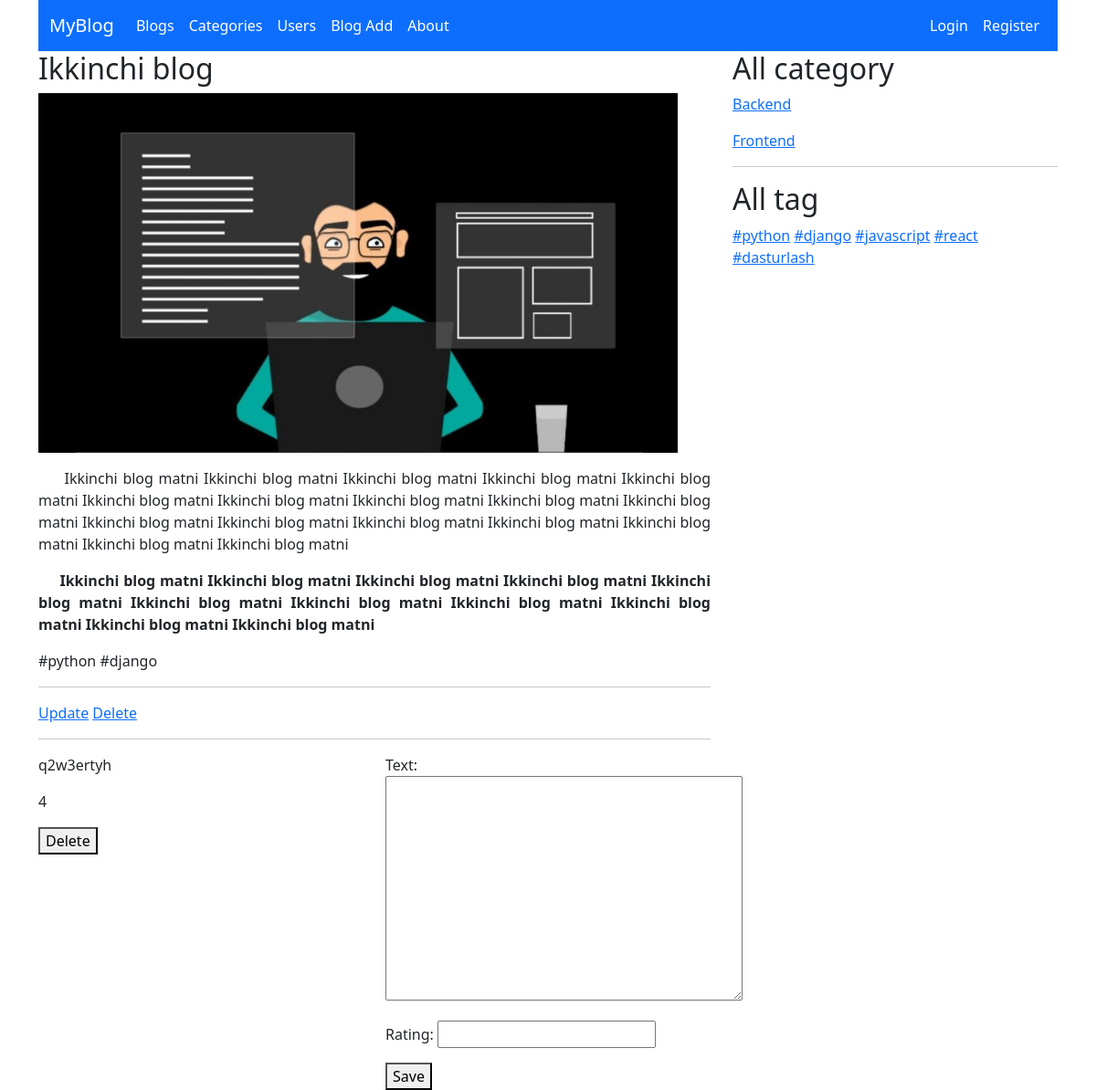
Page /blog/ikkinchi-blog on the earlier database version.
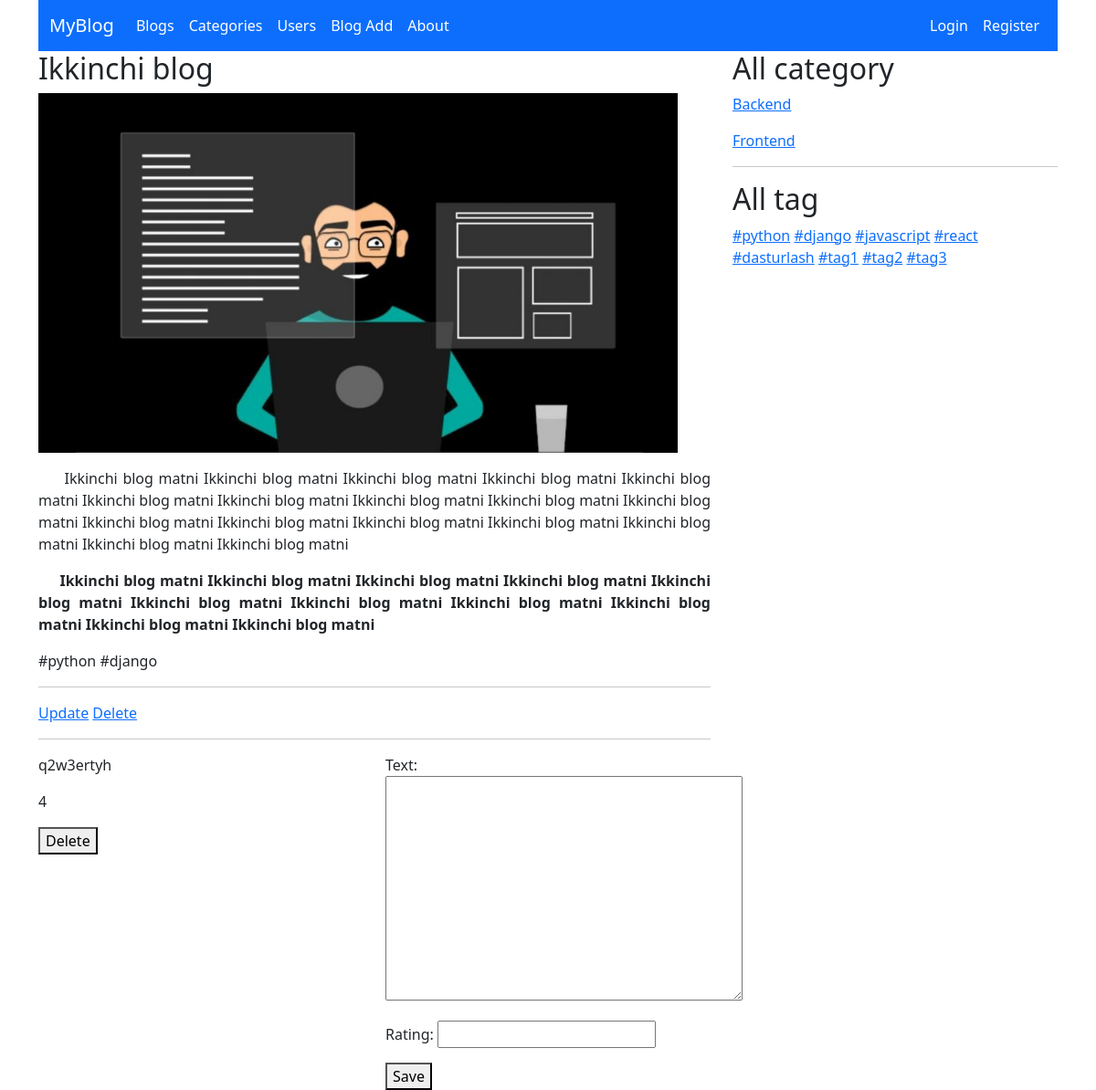
Same page on the later database version.
### blog/models/tag.py (models this page shows, shortened)
class Tag(models.Model):
    name = models.CharField(max_length=50)
    slug = models.SlugField(max_length=50, unique=True)

### blog/models/comment.py (models this page shows, shortened)
class Comment(models.Model):
    blog = models.ForeignKey(Blog, on_delete=models.CASCADE, related_name='comment')
    user = models.ForeignKey(Account, on_delete=models.CASCADE)
    text = models.TextField()
    created = models.DateTimeField(auto_now_add=True)
    rating = models.IntegerField()

### blog/models/category.py (models this page shows, shortened)
class Category(models.Model):
    name = models.CharField(max_length=50)
    slug = models.SlugField(max_length=50, unique=True)
    image = models.ImageField(upload_to='category/')
    description = models.TextField()
    user = models.ManyToManyField(Account, related_name='category', null=True, blank=True)

### blog/views.py (the view, shortened to what this page needs)
# urls.py: path('blog/<slug:slug>', BlogDetail.as_view(), name='blog_detail'),
class BlogDetail(BaseView, View):
    def get(self, request, slug):
        context = {}
        blog = Blog.objects.get(slug=slug)
        context['blog'] = blog
        context['categories'] = self.category()
        context['tags'] = self.tag()
        context['form'] = CommentForm()
        blog.views += 1
        blog.save()
        return render(request, 'blog/blog_detail.html', context)

### blog/forms.py
class CommentForm(forms.ModelForm):
    class Meta:
        model = Comment
        fields = ['text', 'rating']

### blog/views.py (called while the page is built)
    def category(self):
        category_list = Category.objects.all()
        return category_list

    def tag(self):
        tag_list = Tag.objects.all()
        return tag_list

### templates/blog/blog_detail.html (shortened to what this page needs)
{% extends 'base.html' %}
{% block content %}
    <h2>{{ blog.title }}</h2>
    <img style="width: 700px" src="{{ blog.image.url }}">
    <p>{{ blog.description|safe }}</p>
    {% for tag in blog.tags.all %}
        #{{ tag.name }}
    {% endfor %}
    <hr>
    <a href="{% url 'blog_update' blog.slug %}"> Update</a>
    <a href="{% url 'blog_delete' blog.slug %}"> Delete</a>
    <hr>
    <div class="row">
        <div class="col-lg-6">
            {% for comment in blog.comment.all %}
                <p>{{ comment.text }}</p>
                <p>{{ comment.rating }}</p>
                <form action="{% url 'comment_delete' comment.id %}" method="post">
                    <button type="submit">Delete</button>
                </form>
            {% endfor %}
        </div>
        <div class="col-lg-6">
            <form method="post">
                {{ form.as_p }}
                <button type="submit">Save</button>
            </form>
        </div>
    </div>
{% endblock %}

### templates/base.html (shortened to what this page needs)
<!DOCTYPE html>
<html lang="en">
<head>
{% load static %}
    <link href="{% static 'css/bootstrap.min.css' %}" rel="stylesheet">
</head>
<body>
<div class="container">
    {% include 'header.html' %}
    <div class="row">
        <div class="col-lg-8">
            {% block content %}
            {% endblock %}
        </div>
        <div class="col-lg-4">
            <h2>All category</h2>
            {% for c in categories %}
                <p><a href="{% url 'category_blogs' c.slug %}">{{ c.name }}</a></p>
            {% endfor %}
            <hr>
            <h2>All tag</h2>
            {% for t in tags %}
                <a href="{% url 'tag_blogs' t.slug %}">#{{ t.name }}</a>
            {% endfor %}
        </div>
    </div>
</div>
</body>
</html>

Differences in the rows shown:
added Tag: name "tag1", shown under "All tag"
added Tag: name "tag2", shown under "All tag"
added Tag: name "tag3", shown under "All tag"
